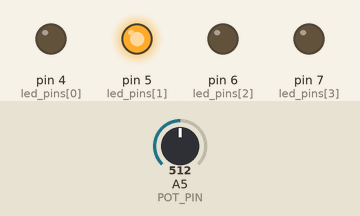
Recording of a sketch running on a simulated Arduino Uno, built with avr-gcc and run on an emulated ATmega328P. Parts: output pins drawn as LEDs (lit = HIGH). Dashed ring = blinking. Inputs (shaded band) come from the test bench; at power-on: A5 (POT_PIN) = 512.

Above: at 1.8 s.
1.9 s: A5 (POT_PIN) set to 498
At 2.7 s:
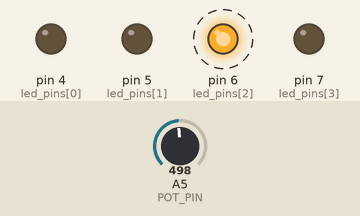
5.4 s: A5 (POT_PIN) set to 0
At 7.1 s:
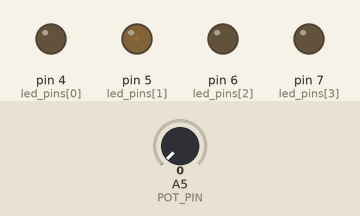
7.4 s: A5 (POT_PIN) set to 122
At 8.23 s:
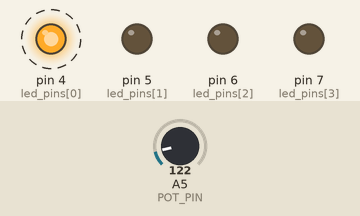
Timing chart, 0 to 16.9 s (numbered marks = the images above; inputs shaded):
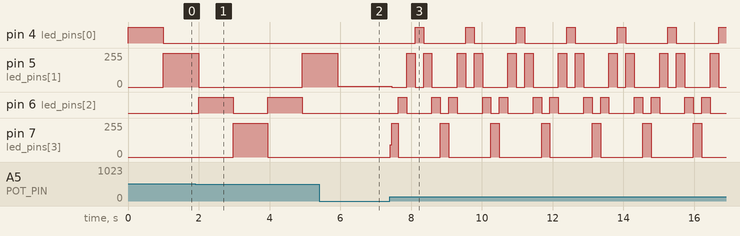

The sketch:

4BlinkingLed.ino
```cpp
#define POT_PIN A5

#include "lib.h"

int i = 0;
int led_pins[4] =  {4, 5, 6, 7};
bool flag = true;

void setup() {
  Serial.begin(9600);
  for (int i = 0; i < 4; i++) {
    pinMode(led_pins[i], OUTPUT);
  }
  pinMode(POT_PIN, INPUT);
}

void loop() {
  int read = map(analogRead(POT_PIN), 0, 1023, 0, 2000);
  /* Didn't use the for in order to create a more responsive circuit */
  blink(led_pins[i],read);
  if (flag) {
    i++;
    if (i == 3) {
      flag = !flag;
    }
  } else {
    i--;
    if (i == 0) {
      flag = !flag;
    }
  }
}
```

lib.cpp
```cpp
#include "lib.h"
#include <arduino.h>

void blink(int pin, int delayTime) {
  digitalWrite(pin, HIGH);
  delay(delayTime);
  digitalWrite(pin, LOW);
}
```

lib.h
```cpp
#ifndef __LIB_H__
#define __LIB_H__

void blink(int pin, int delayTime);

#endif
```

Measured:
- the behaviour switches between 512 and 511 on A5 (POT_PIN) (found by bisection; images 0 and 1)
- after the input at 5.4 s, pin 4 (led_pins[0]): stays LOW (without the input it goes to HIGH after 0.49 s)
- after the input at 7.4 s, pin 4 (led_pins[0]): alternates HIGH for 0.24 s and LOW for 1.2 s, starting after 0.71 s; pin 5 (led_pins[1]): 4/255 → 0/255 after 0.05 s, then repeats every 1.4 s: 255/255 0.24 s, 0/255 0.24 s, 255/255 0.24 s, 0/255 0.71 s
- by itself, pin 6 (led_pins[2]): alternates HIGH for 0.97 s and LOW for 0.97 s
